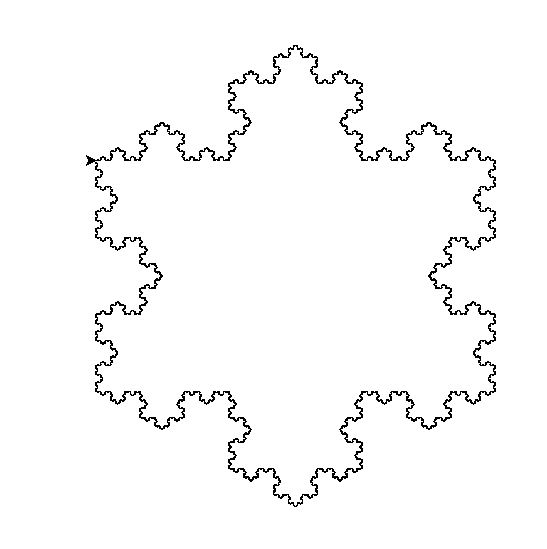

Reproduce this figure in Python.
import turtle as tu

def koch(t, dolzina, n):
    # Rekurzivno nariše n-to stopnjo Kochove snežinke
    if n > 0:
        for kot in [60, -120, 60, 0]:
            koch(t, dolzina / 3, n - 1)
            t.left(kot)
    else:
        t.forward(dolzina)

s = tu.Screen()
t = tu.Turtle()
t.speed(0)
tu.tracer(0)
d = 400
n = 7

for _ in range(3):
    koch(t, d, n)
    t.right(120)

s.exitonclick()
